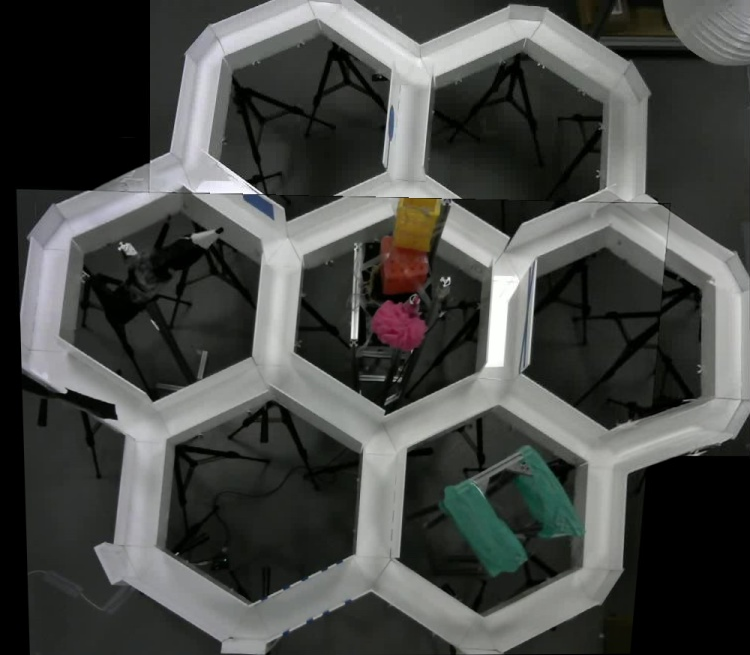
#> input picture analysis/node_analysis/stitched_pan2.png, 750 x 655 px
$ jupyter execute path_on_img.ipynb
#> lines starting #> are read from the running program, lines starting #| are printed output that depends on the picture; after the words box and inside, x2 and y2 are one past the last pixel; in counts of white or black regions, pixels touching at a corner belong together
[cell 1]
import cv2
import matplotlib.pyplot as plt
import numpy as np
import os
import re
import scipy.ndimage

[cell 2]
img = 'stitched_pan2.png'

[cell 3]
img = cv2.imread(img)
#> img is the input picture: shape (655, 750, 3); mean B, G, R 69.9, 72.5, 70.9
H_transform = np.load('H_transform.npy')
#> (reads analysis/node_analysis/H_transform.npy from the repository)

[cell 4]
def transform_point(pt):
    pt_homogeneous = np.array([pt[0], pt[1], 1])
    pt_transformed = H_transform @ pt_homogeneous
    pt_transformed /= pt_transformed[2]  # convert from homogeneous to euclidean coordinates
    return (int(pt_transformed[0]), int(pt_transformed[1]))

[cell 5]
# Define polygon coordinates
polygon = np.array([[0, 188], [655, 203], [617, 655], [0, 655]], np.int32)
polygon = polygon.astype(int)  # convert the coordinates to integer
polygon = polygon.reshape((-1, 1, 2))

[cell 6]
scale_factor = 0.75
points = []
with open('rawlogtest.txt', 'r') as file:
#> (reads analysis/node_analysis/rawlogtest.txt from the repository)
    for line in file:
        if "detected at" in line:
            tracker_id = int(line.split("Tracker")[1].split(":")[0].strip())
            coordinates = re.findall(r'\((.*?)\)', line)[0]  # Extract coordinates
            x, y = map(int, coordinates.split(","))


            if tracker_id == 1:  # Check if this is Tracker 1
                x, y = transform_point((x, y))
            else:
                x += 200         # Taking into account padding that was done to acquire original stitched image

            x = int(x * scale_factor)
            y = int(y * scale_factor)

            if cv2.pointPolygonTest(polygon, (x, y), False) >= 0 and tracker_id == 0:
                continue

            print(f"Tracker {tracker_id}: ({x}, {y})")

            # Draw the point on the image
            points.append((x, y))

[cell 7]
def distance(p1, p2):
    return np.sqrt((p1[0] - p2[0])**2 + (p1[1] - p2[1])**2)

[cell 8]
for i in range(0, len(points)):
    if distance(points[i - 1], points[i]) < 120:
        cv2.line(img, points[i - 1], points[i], (255,59,203), thickness = 2)
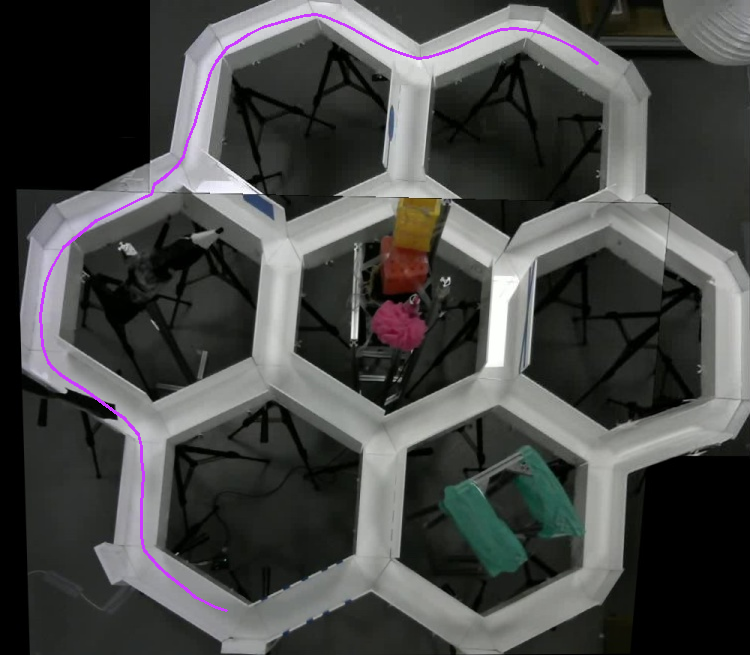
#> img: shape (655, 750, 3); 0.67% of pixels changed, all inside (x1, y1, x2, y2) = (39, 13, 599, 612)

cv2.circle(img, points[0], 10, (1, 150, 32), -1)
cv2.circle(img, points[-1], 10, (255, 0, 50), -1)
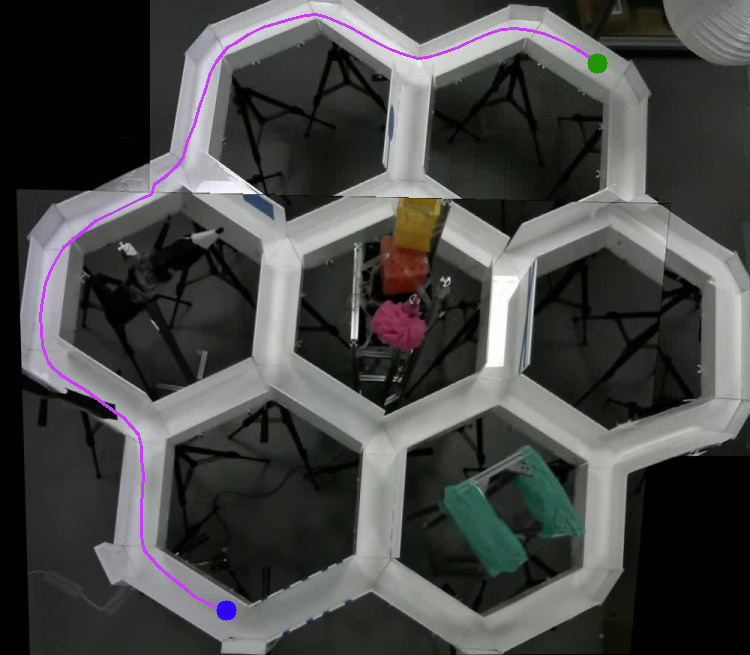
#> img: shape (655, 750, 3); mean B, G, R 70.3, 71.7, 70.9
